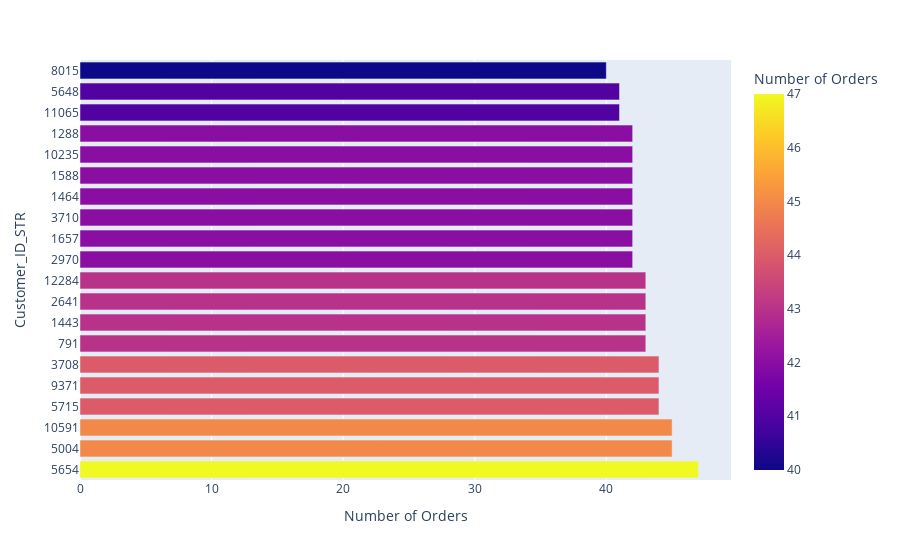

Notebook code for this chart:
### Markdown cell above
# Top 20 Customers regarding the quanitity of orders

### Code cell
df1['Customer_ID_STR']=df1['Customer Id'].astype(str)

data_customers=df1.groupby(['Customer_ID_STR'])['Order Id'].count().reset_index(name='Number of Orders').sort_values(by= 'Number of Orders', ascending= False)
px.bar(data_customers.head(20),x='Number of Orders', y='Customer_ID_STR' , color='Number of Orders'      )

### Figure 1 — Plotly figure (JSON) as saved in the notebook; plotly's stock layout.template omitted (floating-point values rounded to 4 significant figures)
{"data": [{"alignmentgroup": "True", "hovertemplate": "Number of Orders=%{marker.color}<br>Customer_ID_STR=%{y}<extra></extra>", "legendgroup": "", "marker": {"color": [47, 45, 45, 44, 44, 44, 43, 43, 43, 43, 42, 42, 42, 42, 42, 42, 42, 41, 41, 40], "coloraxis": "coloraxis", "pattern": {"shape": ""}}, "name": "", "offsetgroup": "", "orientation": "h", "showlegend": false, "textposition": "auto", "type": "bar", "x": [47, 45, 45, 44, 44, 44, 43, 43, 43, 43, 42, 42, 42, 42, 42, 42, 42, 41, 41, 40], "xaxis": "x", "y": ["5654", "5004", "10591", "5715", "9371", "3708", "791", "1443", "2641", "12284", "2970", "1657", "3710", "1464", "1588", "10235", "1288", "11065", "5648", "8015"], "yaxis": "y"}], "layout": {"barmode": "relative", "coloraxis": {"colorbar": {"title": {"text": "Number of Orders"}}, "colorscale": [[0, "#0d0887"], [0.1111, "#46039f"], [0.2222, "#7201a8"], [0.3333, "#9c179e"], [0.4444, "#bd3786"], [0.5556, "#d8576b"], [0.6667, "#ed7953"], [0.7778, "#fb9f3a"], [0.8889, "#fdca26"], [1, "#f0f921"]]}, "legend": {"tracegroupgap": 0}, "margin": {"t": 60}, "xaxis": {"anchor": "y", "domain": [0, 1], "title": {"text": "Number of Orders"}}, "yaxis": {"anchor": "x", "domain": [0, 1], "title": {"text": "Customer_ID_STR"}}}}
